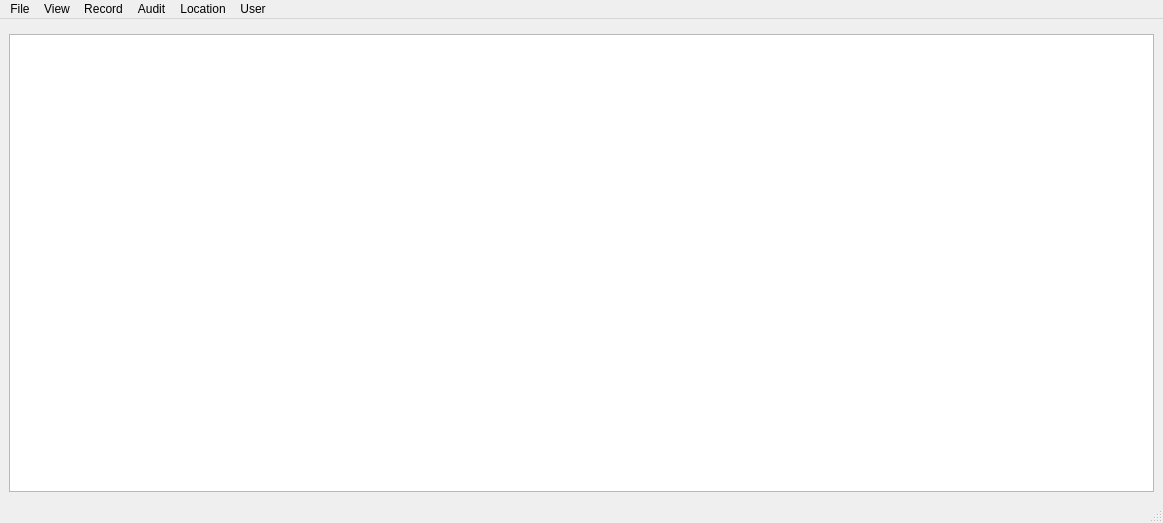
<?xml version="1.0" encoding="UTF-8"?>
<ui version="4.0">
 <class>userWindow</class>
 <widget class="QMainWindow" name="userWindow">
  <property name="geometry">
   <rect>
    <x>0</x>
    <y>0</y>
    <width>1163</width>
    <height>523</height>
   </rect>
  </property>
  <property name="windowTitle">
   <string>MainWindow</string>
  </property>
  <widget class="QWidget" name="centralwidget">
   <layout class="QVBoxLayout" name="verticalLayout">
    <item>
     <widget class="QFrame" name="frame">
      <property name="frameShape">
       <enum>QFrame::StyledPanel</enum>
      </property>
      <property name="frameShadow">
       <enum>QFrame::Raised</enum>
      </property>
     </widget>
    </item>
    <item>
     <widget class="QTableWidget" name="tableWidget">
      <property name="editTriggers">
       <set>QAbstractItemView::NoEditTriggers</set>
      </property>
      <property name="alternatingRowColors">
       <bool>true</bool>
      </property>
     </widget>
    </item>
   </layout>
  </widget>
  <widget class="QMenuBar" name="menubar">
   <property name="geometry">
    <rect>
     <x>0</x>
     <y>0</y>
     <width>1163</width>
     <height>25</height>
    </rect>
   </property>
   <widget class="QMenu" name="menufile">
    <property name="title">
     <string>File</string>
    </property>
   </widget>
   <widget class="QMenu" name="menuView">
    <property name="title">
     <string>View</string>
    </property>
   </widget>
   <widget class="QMenu" name="menuRecord">
    <property name="title">
     <string>Record</string>
    </property>
   </widget>
   <widget class="QMenu" name="menuAudit">
    <property name="title">
     <string>Audit</string>
    </property>
   </widget>
   <widget class="QMenu" name="menuLocation">
    <property name="title">
     <string>Location</string>
    </property>
   </widget>
   <widget class="QMenu" name="menuUser">
    <property name="title">
     <string>User</string>
    </property>
    <widget class="QMenu" name="menuTransaction">
     <property name="title">
      <string>Transaction</string>
     </property>
     <addaction name="separator"/>
     <addaction name="separator"/>
     <addaction name="create_transaction"/>
     <addaction name="actionupdate_transaction"/>
     <addaction name="actionuser_grants"/>
    </widget>
    <widget class="QMenu" name="menuGroups">
     <property name="title">
      <string>Groups</string>
     </property>
     <addaction name="actionAdd_User_To_Group"/>
    </widget>
    <addaction name="menuTransaction"/>
    <addaction name="menuGroups"/>
   </widget>
   <addaction name="menufile"/>
   <addaction name="menuView"/>
   <addaction name="menuRecord"/>
   <addaction name="menuAudit"/>
   <addaction name="menuLocation"/>
   <addaction name="menuUser"/>
  </widget>
  <widget class="QStatusBar" name="statusbar"/>
  <action name="create_transaction">
   <property name="text">
    <string>create transaction</string>
   </property>
  </action>
  <action name="actionupdate_transaction">
   <property name="text">
    <string>update transaction</string>
   </property>
  </action>
  <action name="actionuser_grants">
   <property name="text">
    <string>user grants</string>
   </property>
  </action>
  <action name="actionAdd_User_To_Group">
   <property name="text">
    <string>Add User To Group</string>
   </property>
  </action>
 </widget>
 <resources/>
 <connections/>
</ui>
